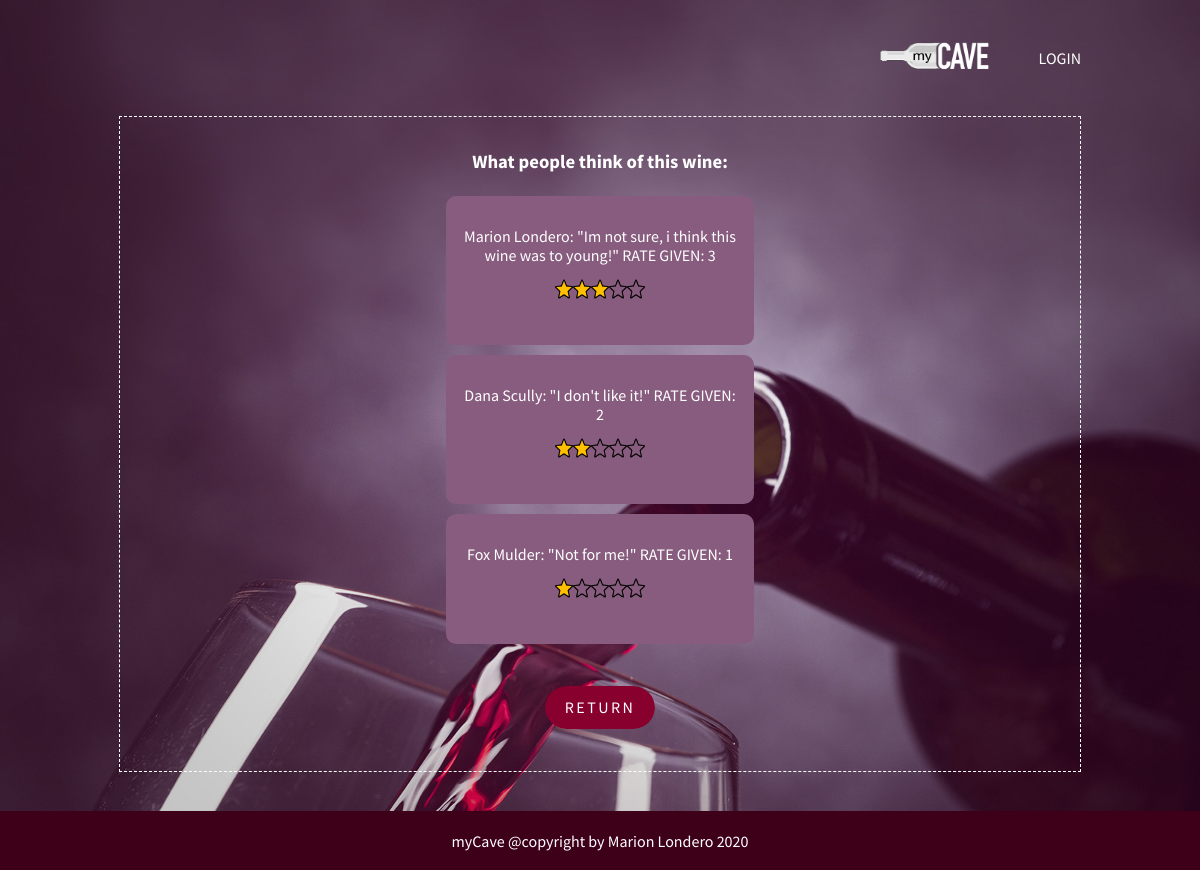
Screenshot of /comments.php?id=4 with the database file from the repository.
### tables this page shows
CREATE TABLE `rate` (
  `id_rate` int(11) NOT NULL,
  `user_fullname` varchar(255) NOT NULL,
  `rate` int(11) NOT NULL,
  `comment` varchar(255) NOT NULL,
  `id_user` int(11) NOT NULL,
  `id_wine` int(11) NOT NULL
);

### comments.php (the view, shortened to what this page needs)
<?php
require 'assets/php/connect.php';
require 'assets/php/function.php';
include 'assets/php/background-image.php';
include 'assets/php/header.php';
include 'assets/php/nav.php';
    if(isset($_GET['id'])){
    $id = $_GET['id'];
    $sql = $db->query("SELECT * FROM rate AS r RIGHT JOIN wine AS w on w.id=r.id_wine WHERE w.id=$id");
    $sql->setFetchMode(PDO::FETCH_ASSOC);
    }
?>
<section>
    <article id="cartouche">
        <div id="text-welcome">
            <h3 class="ml3">What people think of this wine: </h3>
            <?php while($row = $sql->fetch()){ ?>
                <div id="card" class="flex">
                    <p><?= $row['user_fullname']; ?>: "<?= $row['comment']; ?>" RATE GIVEN: <?= $row['rate']; ?>
                <?php
                    if($row['rate'] >= 1 && $row['rate'] < 2){ ?>
                         <img src="assets/img/star1.png" alt="star1" class="ministars" width="90" height="20">
            <?php }if($row['rate'] >= 2 && $row['rate'] < 3){ ?>
                         <img src="assets/img/star2.png" alt="star2" class="ministars" width="90" height="20">
            <?php }if($row['rate'] >= 3 && $row['rate'] < 4){ ?>
                         <img src="assets/img/star3.png" alt="star3" class="ministars" width="90" height="20">
            <?php }if($row['rate'] >= 4 && $row['rate'] < 5){ ?>
                         <img src="assets/img/star4.png" alt="star4" class="ministars" width="90" height="20">
            <?php }if($row['rate'] >= 5  && $row['rate'] < 6){ ?>
             <?php } ?></p>
                </div>
    <?php  }?>
             <div class="button2">
                <a href="displaywine.php?id=<?= $id ?>" class="button3">RETURN</a>
            </div>
        </div>
    </article>
</section>
<?php
include 'assets/php/footer.php';
?>

### assets/css/style.css (style rules this page uses)
html { padding: 0; margin: 0; scroll-behavior: smooth; }
body { color: white; position: relative; background-attachment: fixed; }
a { text-decoration: none; color: white; font-family: "SourceSansPro-Regular", sans-serif; }
h3 { padding: 5px; }
p { color: white; font-family: "SourceSansPro-Regular", sans-serif; font-weight: 100; padding: 5px; }
.flex { display: flex; justify-content: center; }
#card { width: 80%; height: auto; margin: 10px auto; background-color: #885c7e; font-family: "SourceSansPro-Regular", sans-serif; text-align: center; padding: 10px; border-radius: 10px; }
#cartouche { width: 80%; height: auto; margin: auto; border: 1px dashed white; padding-top: 10px; padding-bottom: 10px; display: block; position: relative; }
#cartouche > #text-welcome { font-family: "SourceSansPro-Bold"; font-size: 16px; text-align: center; }
.button2 { margin-top: 2vh; margin-bottom: 2vh; display: inline-block; }
.button3 { margin-top: 2vh; margin-bottom: 2vh; display: inline-block; padding: 0.75rem 1.25rem; border-radius: 10rem; color: #fff; text-transform: uppercase; font-size: 1rem; letter-spacing: 0.15rem; transition: all 0.3s; position: relative; overflow: hidden; z-index: 1; }
.button3:after { content: ""; position: absolute; bottom: 0; left: 0; width: 100%; height: 100%; background-color: #88002D; border-radius: 10rem; z-index: -2; }
.button3:before { content: ""; position: absolute; bottom: 0; left: 0; width: 0%; height: 100%; background-color: #3c0014; transition: all 0.3s; border-radius: 10rem; z-index: -1; }
.ministars { display: block; margin-left: auto; margin-right: auto; margin-bottom: 15px; margin-top: 15px; }
@media (min-width: 300px) { body { background-size: 215%; background-position: 50% 0%; background: fixed center no-repeat cover; } }
@media (min-width: 300px) { #card { width: 80%; } }
@media (min-width: 768px) { body { background-size: 140%; background-position: 100% 50%; width: 100%; } }
@media (min-width: 768px) { #card { width: 40%; } }
@media (min-width: 992px) { body { background-size: 135%; background-position: 100% 50%; width: 100%; } }
@media (min-width: 992px) { #card { width: 30%; } }
@media (min-width: 1200px) { body { background-size: 100%; background-position: 100% 50%; } }
@media (min-width: 1200px) { #card { width: 30%; } }
@media (min-width: 1200px) { section { margin-bottom: 2vh; } }

### rows the page displays
rate: user_fullname "Marion Londero", comment "Im not sure, i think this wine was to young!", rate "3"
rate: user_fullname "Dana Scully", comment "I don't like it!", rate "2"
rate: user_fullname "Fox Mulder", comment "Not for me!", rate "1"
